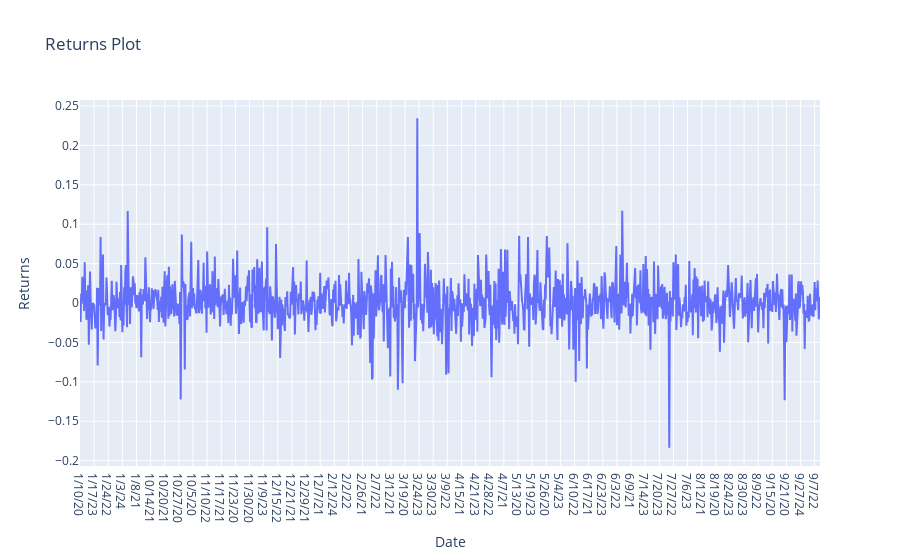

Write notebook code for a chart like this one.
### Code cell
#Portfolio returns plot
import plotly.graph_objects as go
fig=go.Figure(data=go.Scatter(x=portfolio_returns['Date'],y=portfolio_returns['Returns'],mode='lines'))
fig.update_layout(title='Returns Plot',xaxis_title='Date',yaxis_title='Returns')
fig.show()

### Figure 1 — Plotly figure (JSON) as saved in the notebook; plotly's stock layout.template omitted (floating-point values rounded to 4 significant figures; data arrays with more than 128 entries replaced by an {"elided": "..."} marker saying what was removed)
{"data": [{"mode": "lines", "type": "scatter", "x": {"elided": "1258 str values"}, "y": {"elided": "1258 float values"}}], "layout": {"title": {"text": "Returns Plot"}, "xaxis": {"title": {"text": "Date"}}, "yaxis": {"title": {"text": "Returns"}}}}
